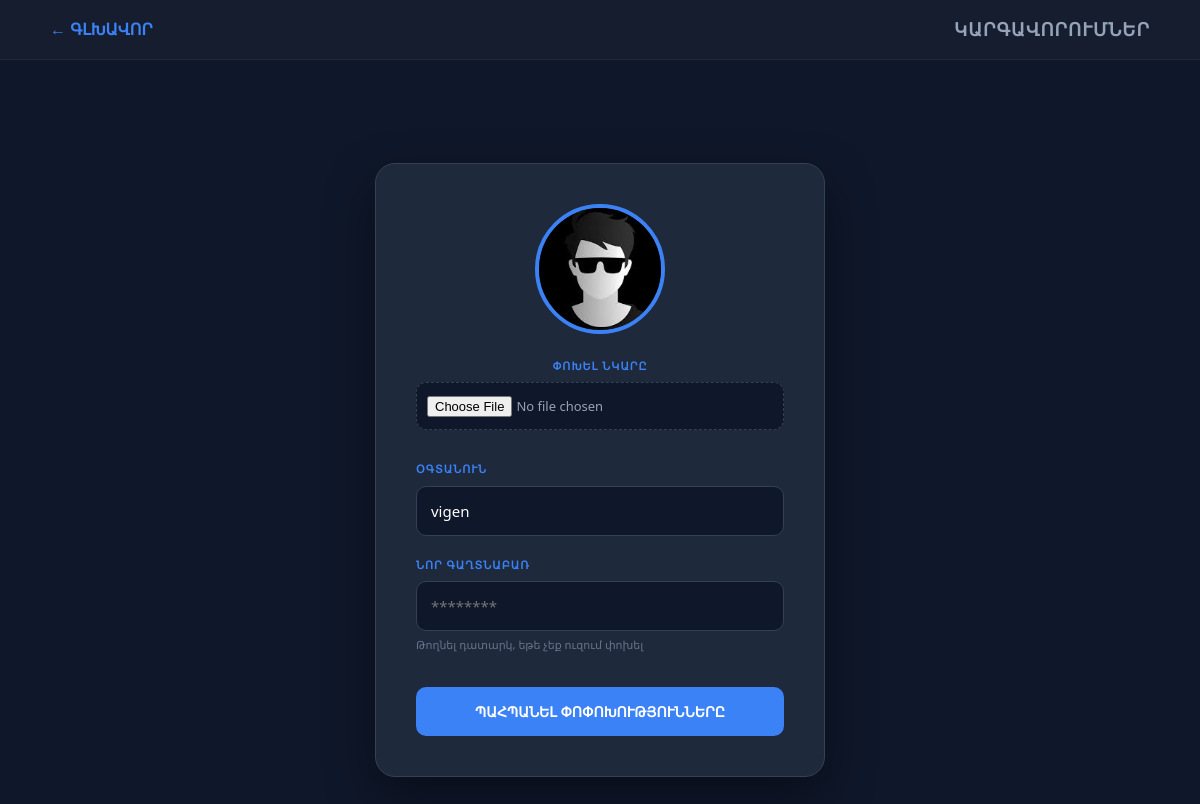
The page /functions/settings.php (signed in) on the database its author committed.
### tables this page shows
CREATE TABLE `users` (
  `id` int(11) NOT NULL,
  `username` varchar(50) NOT NULL,
  `password` varchar(255) NOT NULL,
  `role` enum('admin','user') NOT NULL DEFAULT 'user',
  `created_at` timestamp NOT NULL DEFAULT current_timestamp(),
  `image` varchar(255) DEFAULT 'default.png'
);

### functions/settings.php (the view, shortened to what this page needs)
<?php
include "../db/db.php";
$user_id = (int)$_SESSION['user']['id'];
$stmt = $conn->prepare("SELECT * FROM users WHERE id = ?");
$stmt->execute([$user_id]);
$user = $stmt->fetch();
?>
<!DOCTYPE html>
<html lang="hy">
<head>
    <link rel="stylesheet" href="../css/style.css">
</head>
<body>
<div class="nav">
    <a href="../index.php" class="back-link">← ԳԼԽԱՎՈՐ</a>
    <div class="nav-title">ԿԱՐԳԱՎՈՐՈՒՄՆԵՐ</div>
</div>
<div class="container">
    <div class="settings-card">
        <form action="settings.php" method="POST" enctype="multipart/form-data">
            <div class="avatar-upload-section">
                <img src="../uploads/<?= htmlspecialchars($user['image'] ?? 'default.png') ?>" class="settings-avatar">
                <div class="form-group">
                    <label class="stat-label" style="text-align:center;">ՓՈԽԵԼ ՆԿԱՐԸ</label>
                    <div class="file-input-container">
                        <input type="file" name="avatar" class="file-input">
                    </div>
                </div>
            </div>
            <div class="form-group">
                <label class="stat-label">ՕԳՏԱՆՈՒՆ</label>
                <input type="text" name="username" class="f-input" value="<?= htmlspecialchars($user['username']) ?>" required>
            </div>
            <div class="form-group">
                <label class="stat-label">ՆՈՐ ԳԱՂՏՆԱԲԱՌ</label>
                <input type="password" name="password" class="f-input" placeholder="********">
                <small style="color: #64748b; font-size: 11px;">Թողնել դատարկ, եթե չեք ուզում փոխել</small>
            </div>
            <button type="submit" class="btn-save">ՊԱՀՊԱՆԵԼ ՓՈՓՈԽՈՒԹՅՈՒՆՆԵՐԸ</button>
        </form>
    </div>
</div>
</body>
</html>

### css/style.css (style rules this page uses)
* { margin: 0; padding: 0; box-sizing: border-box; font-family: 'Segoe UI', Tahoma, Geneva, Verdana, sans-serif; }
body { background-color: #0f172a; color: #f8fafc; line-height: 1.6; }
.container { max-width: 1200px; margin: 0 auto; padding: 20px; }
.nav { display: flex !important; justify-content: space-between !important; align-items: center !important; padding: 15px 50px !important; background: #161d2f !important; border-bottom: 1px solid rgba(255, 255, 255, 0.05) !important; position: sticky; top: 0; z-index: 1000; }
.stat-label { display: block; color: #94a3b8; font-size: 11px; font-weight: 800; margin-bottom: 10px; letter-spacing: 1px; }
* { box-sizing: border-box; margin: 0; padding: 0; }
body { background: #0f172a; color: #fff; font-family: 'Segoe UI', sans-serif; }
.nav { display: flex; justify-content: space-between; align-items: center; padding: 15px 30px; background: #161d2f; border-bottom: 1px solid rgba(255,255,255,0.05); }
.back-link { color: #3b82f6; text-decoration: none; font-weight: bold; }
.nav-title { color: #94a3b8; font-size: 13px; letter-spacing: 1px; }
.container { max-width: 1000px; margin: 30px auto; padding: 0 20px; }
.stat-label { display: block; color: #64748b; font-size: 10px; letter-spacing: 1px; margin-bottom: 8px; text-transform: uppercase; }
.f-input { background: #0f172a; border: 1px solid #334155; border-radius: 8px; padding: 10px 12px; color: #fff; outline: none; font-size: 14px; }
.f-input { background: #0f172a; border: 1px solid #334155; border-radius: 8px; padding: 10px 12px; color: #fff; outline: none; font-size: 14px; width: 100%; }
.f-input { background-color: #0f172a; border: 1px solid #334155; color: #f8fafc; padding: 10px 14px; border-radius: 8px; font-size: 14px; min-width: 200px; transition: all 0.2s ease; }

### functions/settings.php (style rules this page uses)
body { background-color: #0f172a; color: white; font-family: sans-serif; margin: 0; padding: 0; }
.nav { width: 100%; background: #161d2f; padding: 15px 30px; display: flex; align-items: center; box-sizing: border-box; border-bottom: 1px solid #334155; position: fixed; top: 0; left: 0; z-index: 1000; }
.back-link { color: #3b82f6; text-decoration: none; font-weight: bold; margin-right: 20px; }
.nav-title { font-size: 18px; font-weight: bold; text-transform: uppercase; letter-spacing: 1px; }
.container { display: flex; justify-content: center; align-items: center; min-height: 100vh; padding-top: 80px; }
.settings-card { background: #1e293b; padding: 40px; border-radius: 20px; border: 1px solid #334155; width: 100%; max-width: 450px; box-shadow: 0 20px 50px rgba(0,0,0,0.4); text-align: center; }
.avatar-upload-section { margin-bottom: 30px; }
.settings-avatar { width: 130px; height: 130px; border-radius: 50%; border: 4px solid #3b82f6; object-fit: cover; margin-bottom: 15px; }
.file-input-container { background: #0f172a; border: 1px dashed #334155; padding: 10px; border-radius: 10px; cursor: pointer; }
.file-input { color: #94a3b8; font-size: 13px; width: 100%; }
.form-group { text-align: left; margin-bottom: 20px; }
.stat-label { display: block; color: #3b82f6; font-size: 11px; margin-bottom: 8px; font-weight: bold; text-transform: uppercase; }
.f-input { width: 100%; background: #0f172a; border: 1px solid #334155; color: white; padding: 14px; border-radius: 10px; box-sizing: border-box; font-size: 15px; }
.btn-save { width: 100%; background: #3b82f6; color: white; border: none; padding: 15px; border-radius: 10px; font-weight: bold; cursor: pointer; font-size: 14px; transition: 0.3s; margin-top: 10px; }

### rows shown on the page
users: image (picture), username "vigen"
